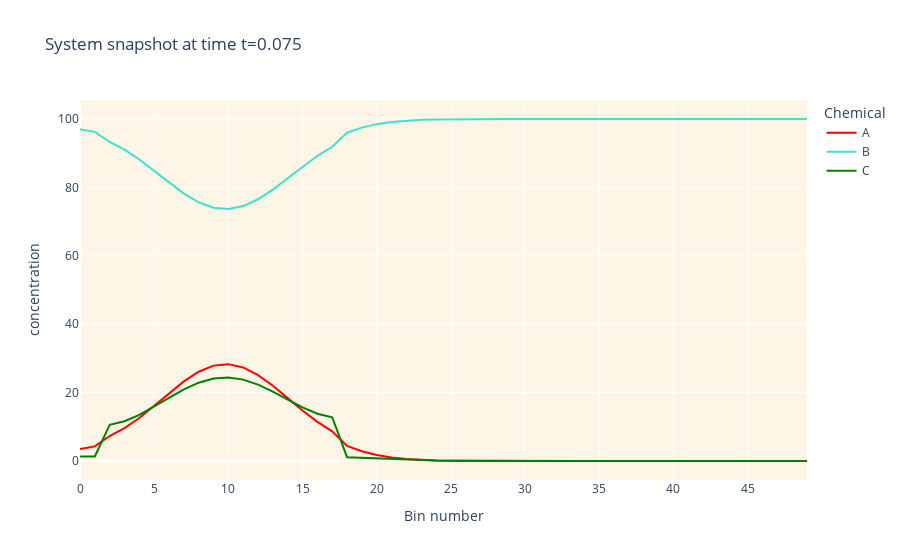

The notebook cell this image was saved under:
### Code cell
bio.react_diffuse(total_duration=0.025, time_step=0.001)
bio.visualize_system()

### Figure 1 — Plotly figure (JSON) as saved in the notebook; plotly's stock layout.template omitted (floating-point values rounded to 4 significant figures)
{"data": [{"hovertemplate": "Chemical=A<br>Bin number=%{x}<br>concentration=%{y}<extra></extra>", "legendgroup": "A", "line": {"color": "red", "dash": "solid"}, "marker": {"symbol": "circle"}, "mode": "lines", "name": "A", "orientation": "v", "showlegend": true, "type": "scatter", "x": [0, 1, 2, 3, 4, 5, 6, 7, 8, 9, 10, 11, 12, 13, 14, 15, 16, 17, 18, 19, 20, 21, 22, 23, 24, 25, 26, 27, 28, 29, 30, 31, 32, 33, 34, 35, 36, 37, 38, 39, 40, 41, 42, 43, 44, 45, 46, 47, 48, 49], "xaxis": "x", "y": [3.516, 4.269, 7.306, 9.594, 12.57, 16.07, 19.77, 23.27, 26.11, 27.89, 28.32, 27.35, 25.12, 21.99, 18.39, 14.75, 11.44, 8.674, 4.404, 2.835, 1.745, 1.026, 0.5769, 0.3097, 0.1588, 0.07776, 0.03634, 0.01621, 0.006897, 0.0028, 0.001085, 0.0004009, 0.0001414, 4.759e-05, 1.53e-05, 4.701e-06, 1.382e-06, 3.89e-07, 1.051e-07, 2.731e-08, 6.84e-09, 1.657e-09, 3.896e-10, 8.919e-11, 1.994e-11, 4.361e-12, 9.34e-13, 1.959e-13, 4.041e-14, 9.567e-15], "yaxis": "y"}, {"hovertemplate": "Chemical=B<br>Bin number=%{x}<br>concentration=%{y}<extra></extra>", "legendgroup": "B", "line": {"color": "turquoise", "dash": "solid"}, "marker": {"symbol": "circle"}, "mode": "lines", "name": "B", "orientation": "v", "showlegend": true, "type": "scatter", "x": [0, 1, 2, 3, 4, 5, 6, 7, 8, 9, 10, 11, 12, 13, 14, 15, 16, 17, 18, 19, 20, 21, 22, 23, 24, 25, 26, 27, 28, 29, 30, 31, 32, 33, 34, 35, 36, 37, 38, 39, 40, 41, 42, 43, 44, 45, 46, 47, 48, 49], "xaxis": "x", "y": [96.99, 96.25, 93.28, 91.06, 88.18, 84.85, 81.39, 78.19, 75.64, 74.07, 73.69, 74.55, 76.53, 79.36, 82.68, 86.09, 89.24, 91.89, 95.99, 97.48, 98.5, 99.15, 99.54, 99.77, 99.89, 99.95, 99.98, 99.99, 100.0, 100.0, 100.0, 100.0, 100.0, 100.0, 100.0, 100.0, 100.0, 100.0, 100.0, 100.0, 100.0, 100.0, 100.0, 100.0, 100.0, 100.0, 100.0, 100.0, 100, 100], "yaxis": "y"}, {"hovertemplate": "Chemical=C<br>Bin number=%{x}<br>concentration=%{y}<extra></extra>", "legendgroup": "C", "line": {"color": "green", "dash": "solid"}, "marker": {"symbol": "circle"}, "mode": "lines", "name": "C", "orientation": "v", "showlegend": true, "type": "scatter", "x": [0, 1, 2, 3, 4, 5, 6, 7, 8, 9, 10, 11, 12, 13, 14, 15, 16, 17, 18, 19, 20, 21, 22, 23, 24, 25, 26, 27, 28, 29, 30, 31, 32, 33, 34, 35, 36, 37, 38, 39, 40, 41, 42, 43, 44, 45, 46, 47, 48, 49], "xaxis": "x", "y": [1.32, 1.35, 10.59, 11.63, 13.5, 15.9, 18.5, 20.94, 22.9, 24.1, 24.41, 23.79, 22.35, 20.3, 17.95, 15.67, 13.84, 12.79, 1.111, 0.9414, 0.7149, 0.499, 0.3244, 0.198, 0.114, 0.06213, 0.03214, 0.0158, 0.007393, 0.003296, 0.001401, 0.0005684, 0.0002201, 8.146e-05, 2.882e-05, 9.755e-06, 3.162e-06, 9.822e-07, 2.928e-07, 8.389e-08, 2.314e-08, 6.157e-09, 1.584e-09, 3.952e-10, 9.586e-11, 2.266e-11, 5.23e-12, 1.181e-12, 2.631e-13, 6.814e-14], "yaxis": "y"}], "layout": {"autosize": true, "legend": {"title": {"text": "Chemical"}, "tracegroupgap": 0}, "plot_bgcolor": "oldlace", "title": {"text": "System snapshot at time t=0.075"}, "xaxis": {"anchor": "y", "autorange": true, "domain": [0, 1], "range": [0, 49], "title": {"text": "Bin number"}, "type": "linear"}, "yaxis": {"anchor": "x", "autorange": true, "domain": [0, 1], "range": [-5.556, 105.6], "title": {"text": "concentration"}, "type": "linear"}}}
